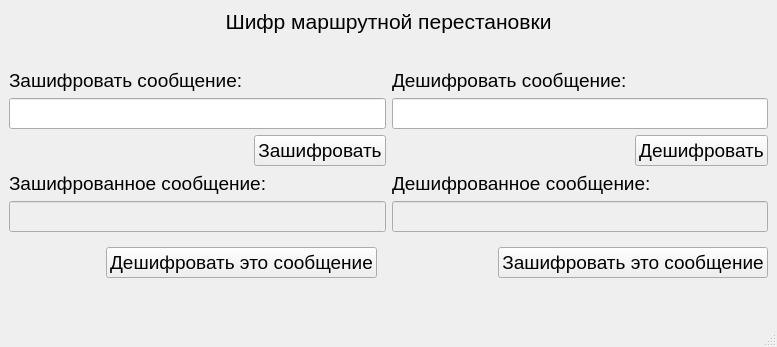
<?xml version="1.0" encoding="UTF-8"?>
<ui version="4.0">
 <class>MainWindow</class>
 <widget class="QMainWindow" name="MainWindow">
  <property name="geometry">
   <rect>
    <x>0</x>
    <y>0</y>
    <width>777</width>
    <height>347</height>
   </rect>
  </property>
  <property name="windowTitle">
   <string>MainWindow</string>
  </property>
  <widget class="QWidget" name="centralwidget">
   <layout class="QVBoxLayout" name="verticalLayout">
    <item>
     <widget class="QLabel" name="label_5">
      <property name="font">
       <font>
        <pointsize>16</pointsize>
       </font>
      </property>
      <property name="layoutDirection">
       <enum>Qt::LeftToRight</enum>
      </property>
      <property name="text">
       <string>Шифр маршрутной перестановки</string>
      </property>
      <property name="alignment">
       <set>Qt::AlignCenter</set>
      </property>
     </widget>
    </item>
    <item>
     <spacer name="verticalSpacer">
      <property name="orientation">
       <enum>Qt::Vertical</enum>
      </property>
      <property name="sizeHint" stdset="0">
       <size>
        <width>20</width>
        <height>40</height>
       </size>
      </property>
     </spacer>
    </item>
    <item>
     <layout class="QGridLayout" name="gridLayout">
      <item row="2" column="0">
       <layout class="QHBoxLayout" name="horizontalLayout_2">
        <item>
         <spacer name="horizontalSpacer">
          <property name="orientation">
           <enum>Qt::Horizontal</enum>
          </property>
          <property name="sizeHint" stdset="0">
           <size>
            <width>40</width>
            <height>20</height>
           </size>
          </property>
         </spacer>
        </item>
        <item>
         <widget class="QPushButton" name="EncryptButton">
          <property name="font">
           <font>
            <pointsize>14</pointsize>
           </font>
          </property>
          <property name="text">
           <string>Зашифровать</string>
          </property>
         </widget>
        </item>
       </layout>
      </item>
      <item row="5" column="2">
       <layout class="QHBoxLayout" name="horizontalLayout_6">
        <item>
         <spacer name="horizontalSpacer_4">
          <property name="orientation">
           <enum>Qt::Horizontal</enum>
          </property>
          <property name="sizeHint" stdset="0">
           <size>
            <width>40</width>
            <height>20</height>
           </size>
          </property>
         </spacer>
        </item>
        <item>
         <widget class="QPushButton" name="pushButton_2">
          <property name="font">
           <font>
            <pointsize>14</pointsize>
           </font>
          </property>
          <property name="text">
           <string>Зашифровать это сообщение</string>
          </property>
         </widget>
        </item>
       </layout>
      </item>
      <item row="0" column="0">
       <widget class="QLabel" name="label">
        <property name="font">
         <font>
          <pointsize>14</pointsize>
         </font>
        </property>
        <property name="text">
         <string>Зашифровать сообщение:</string>
        </property>
       </widget>
      </item>
      <item row="0" column="2">
       <widget class="QLabel" name="label_3">
        <property name="font">
         <font>
          <pointsize>14</pointsize>
         </font>
        </property>
        <property name="text">
         <string>Дешифровать сообщение:</string>
        </property>
       </widget>
      </item>
      <item row="1" column="0">
       <widget class="QLineEdit" name="encrypt">
        <property name="font">
         <font>
          <pointsize>14</pointsize>
         </font>
        </property>
        <property name="text">
         <string>  </string>
        </property>
       </widget>
      </item>
      <item row="4" column="0">
       <widget class="QLineEdit" name="EencrypedMess">
        <property name="enabled">
         <bool>false</bool>
        </property>
        <property name="font">
         <font>
          <pointsize>14</pointsize>
         </font>
        </property>
       </widget>
      </item>
      <item row="1" column="2">
       <widget class="QLineEdit" name="Decrypt">
        <property name="font">
         <font>
          <pointsize>14</pointsize>
         </font>
        </property>
        <property name="text">
         <string>  </string>
        </property>
       </widget>
      </item>
      <item row="5" column="0">
       <layout class="QHBoxLayout" name="horizontalLayout_5">
        <property name="topMargin">
         <number>9</number>
        </property>
        <property name="rightMargin">
         <number>9</number>
        </property>
        <property name="bottomMargin">
         <number>9</number>
        </property>
        <item>
         <spacer name="horizontalSpacer_3">
          <property name="orientation">
           <enum>Qt::Horizontal</enum>
          </property>
          <property name="sizeHint" stdset="0">
           <size>
            <width>40</width>
            <height>20</height>
           </size>
          </property>
         </spacer>
        </item>
        <item>
         <widget class="QPushButton" name="pushButton">
          <property name="font">
           <font>
            <pointsize>14</pointsize>
           </font>
          </property>
          <property name="text">
           <string>Дешифровать это сообщение</string>
          </property>
         </widget>
        </item>
       </layout>
      </item>
      <item row="2" column="2">
       <layout class="QHBoxLayout" name="horizontalLayout_4">
        <item>
         <spacer name="horizontalSpacer_2">
          <property name="orientation">
           <enum>Qt::Horizontal</enum>
          </property>
          <property name="sizeHint" stdset="0">
           <size>
            <width>40</width>
            <height>20</height>
           </size>
          </property>
         </spacer>
        </item>
        <item>
         <widget class="QPushButton" name="DecryptButton">
          <property name="font">
           <font>
            <pointsize>14</pointsize>
           </font>
          </property>
          <property name="text">
           <string>Дешифровать</string>
          </property>
         </widget>
        </item>
       </layout>
      </item>
      <item row="4" column="2">
       <widget class="QLineEdit" name="DecryptedMess">
        <property name="enabled">
         <bool>false</bool>
        </property>
        <property name="font">
         <font>
          <pointsize>14</pointsize>
         </font>
        </property>
       </widget>
      </item>
      <item row="3" column="0">
       <widget class="QLabel" name="label_2">
        <property name="font">
         <font>
          <pointsize>14</pointsize>
         </font>
        </property>
        <property name="text">
         <string>Зашифрованное сообщение:</string>
        </property>
       </widget>
      </item>
      <item row="3" column="2">
       <widget class="QLabel" name="label_4">
        <property name="font">
         <font>
          <pointsize>14</pointsize>
         </font>
        </property>
        <property name="text">
         <string>Дешифрованное сообщение:</string>
        </property>
       </widget>
      </item>
     </layout>
    </item>
    <item>
     <spacer name="verticalSpacer_2">
      <property name="orientation">
       <enum>Qt::Vertical</enum>
      </property>
      <property name="sizeHint" stdset="0">
       <size>
        <width>20</width>
        <height>40</height>
       </size>
      </property>
     </spacer>
    </item>
   </layout>
  </widget>
  <widget class="QMenuBar" name="menubar">
   <property name="geometry">
    <rect>
     <x>0</x>
     <y>0</y>
     <width>777</width>
     <height>21</height>
    </rect>
   </property>
  </widget>
  <widget class="QStatusBar" name="statusbar"/>
 </widget>
 <resources/>
 <connections/>
</ui>
